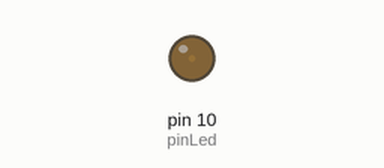
This sketch was run on a simulated Arduino Uno, built with avr-gcc and run on an emulated ATmega328P. On the bench: output pins drawn as LEDs (lit = HIGH).

Above: at 0.05 s.
At 0.65 s:
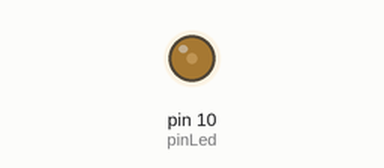
At 1.3 s:
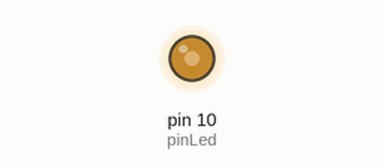
At 2.55 s:
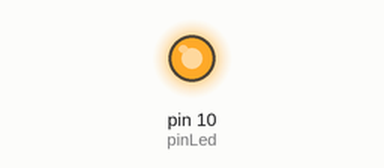
Timing chart, 0 to 5.9 s (numbered marks = the images above):
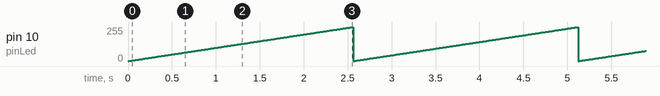

Measured:
- by itself, pin 10 (pinLed): ramps from 0/255 to 255/255 and jumps back, once every 2.6 s

The sketch:

04_lad.ino
```cpp
const int pinLed = 10;


boolean mode = true;
unsigned long lastTime = 0;
void setup() {
}

void loop() {
for (int i=0; i<=255;i++){
  analogWrite(pinLed,i);
    delay(10);

}

}
```
